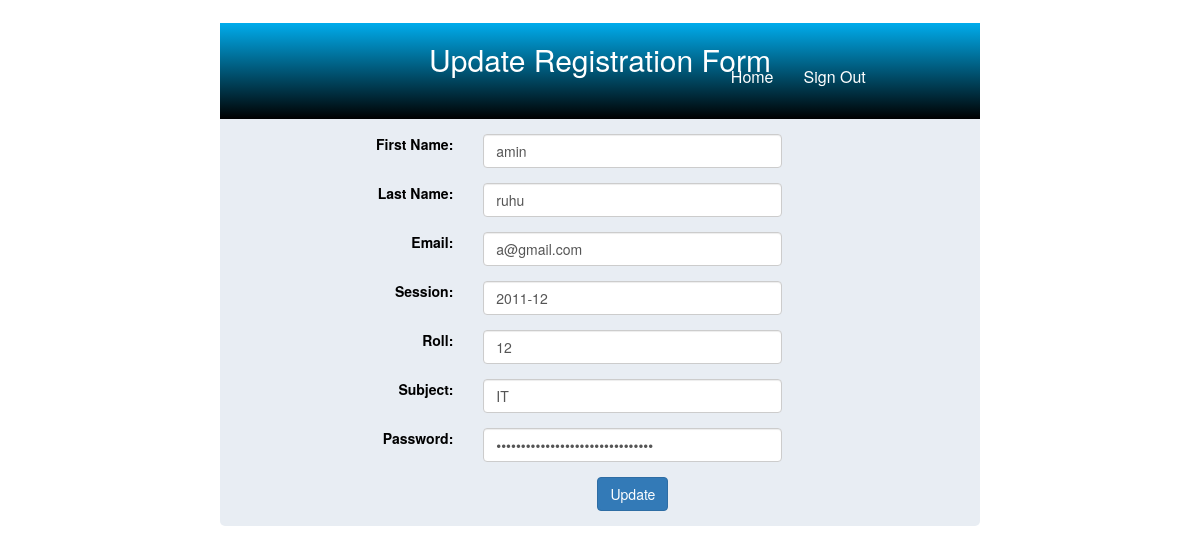
Page /adminUpdate.php?id=23 (signed in) on the committed database.
### tables this page shows
CREATE TABLE IF NOT EXISTS `registraion` (
`st_id` int(11) NOT NULL,
  `fastname` varchar(100) DEFAULT NULL,
  `lastname` varchar(100) DEFAULT NULL,
  `email` varchar(100) DEFAULT NULL,
  `session` varchar(10) DEFAULT NULL,
  `roll` int(10) DEFAULT NULL,
  `subj` varchar(100) DEFAULT NULL,
  `pass` varchar(100) DEFAULT NULL,
  `type` varchar(10) NOT NULL
);

### adminUpdate.php (the view, shortened to what this page needs)
<?php
	if(isset($_REQUEST['id']))
	{
		$id= $_REQUEST['id'] ;
	}
	else
	{
		header('location:admin.php');
	}
?>
<!DOCTYPE HTML>
<html>
		<link rel = "stylesheet" href = "css/bootstrap.min.css"/>
		<link rel = "stylesheet" href = "styles.css"/>
<body>
	<div class="wrapper">
		<div class="container">
			<div class="login_main col-md-offset-2 col-md-8">
				<div class="col-md-12 col-sm-12  reg_header text-center">
					<h2>Update Registration Form</h2>
					<div class="menu col-md-offset-7 col-md-4 text-right">
						<ul>
							<li><a href="admin.php"> Home </a></li>
							<li><a href="logout.php"> Sign Out</a></li>
						</ul>
					</div>
				</div>
				<?php
					$Query = "SELECT * FROM registraion WHERE st_id = '$id' ";
					$result = mysql_query($Query);
					$fastname_old = $lastname_old=$email_old = $session_old= $roll_old=$subj_old=$pass_old="";
					while($row = mysql_fetch_array($result))
					{
						$fastname_old=$row['fastname'];
						$lastname_old=$row['lastname'];
						$email_old=$row['email'];
						$session_old=$row['session'];
						$roll_old=$row['roll'];
						$subj_old=$row['subj'];
						$pass_old=$row['pass'];
					}
				?>
				<form class = "form-horizontal" method="post" action="update.php?id=<?php  echo $id; ?> " >
					<div class="form-group  ">
						<label class=" col-md-2 col-md-offset-2 text-right" for="usrFN" > First Name: </label>
						<div class="col-md-5  ">
							<input type = "text" class = "form-control " id="usrFN" value="<?php echo $fastname_old; ?>" name="fastname" required>
						</div>
					</div>
					<div class="form-group">
						<label for="usrLN" class="col-md-2 col-md-offset-2 text-right" >Last Name: </label>
						<div class="col-md-5 ">
							<input type = "text" class = "form-control " id="usrLN" value="<?php echo $lastname_old; ?>" name="lastname" required>
						</div>
					</div>
					<div class="form-group">
						<label for="Email" class="col-md-2 col-md-offset-2 text-right" >Email: </label>
						<div class="col-md-5 ">
							<input type = "text" class = "form-control col-md-6" id="Email" value="<?php echo $email_old; ?>" name="email" required>
						</div>
					</div>
					<div class="form-group">
						<label for="SESSION" class="col-md-2 col-md-offset-2 text-right">Session: </label>
						<div class="col-md-5 ">
							<input type = "text" class = "form-control col-md-6 datepicker" id="SESSION" value="<?php echo $session_old; ?>" name="session" required>
						</div>
					</div>
					<div class="form-group">
						<label for="ROLL" class="col-md-2 col-md-offset-2 text-right">Roll: </label>
						<div class="col-md-5 ">
							<input type = "text" class = "form-control col-md-6" id="ROLL" value="<?php echo $roll_old; ?>" name="roll" required>
						</div>
					</div>
					<div class="form-group">
						<label for="sjt" class="col-md-2 col-md-offset-2 text-right">Subject: </label>
						<div class="col-md-5 ">
							<input type = "text" class = "form-control col-md-6" id="sjt" value="<?php echo $subj_old; ?>" name="subj" required>
						</div>
					</div>
					<div class="form-group">
						<label for="pwd" class="col-md-2 col-md-offset-2 text-right col-md-6">Password: </label>
						<div class="col-md-5 ">
							<input type = "password" class = "form-control" id="pwd" value="<?php echo $pass_old; ?>" name="pass" required>
						</div>
					</div>
					<div class="form-group" >
						<div class="col-md-offset-1 text-center">
							<input class="btn btn-primary" type="submit" value="Update" name="send">
						</div>
					</div>
				</form>
			</div>
		</div>
	</div>
</body>
</html>

### styles.css (style rules this page uses)
.wrapper .login_main { background-color:#E8EDF3; color:#000; font-size:14px; border-radius:0px 0px 5px 5px; padding:0; margin-top:2%; }
.reg_header { background-color:#00ACEC; color:#fff; margin-bottom: 15px; position:relative; background: -webkit-linear-gradient(#00ACEC, #000); background: rgba(0, 0, 0, 0) linear-gradient(#00acec, #000) repeat scroll 0 0; }
.login_main .menu { bottom:20px; }
.menu ul li { float:left; list-style:none; }
.menu ul li a { text-decoration:none; color:#fff; display:block; font-size: 16px; padding-right: 15px; padding-left: 15px; padding-bottom:4px; margin-bottom:6px; }

### rows in the picture
registraion: fastname "amin", lastname "ruhu", email "a@gmail.com", session "2011-12", roll "12", subj "IT"
